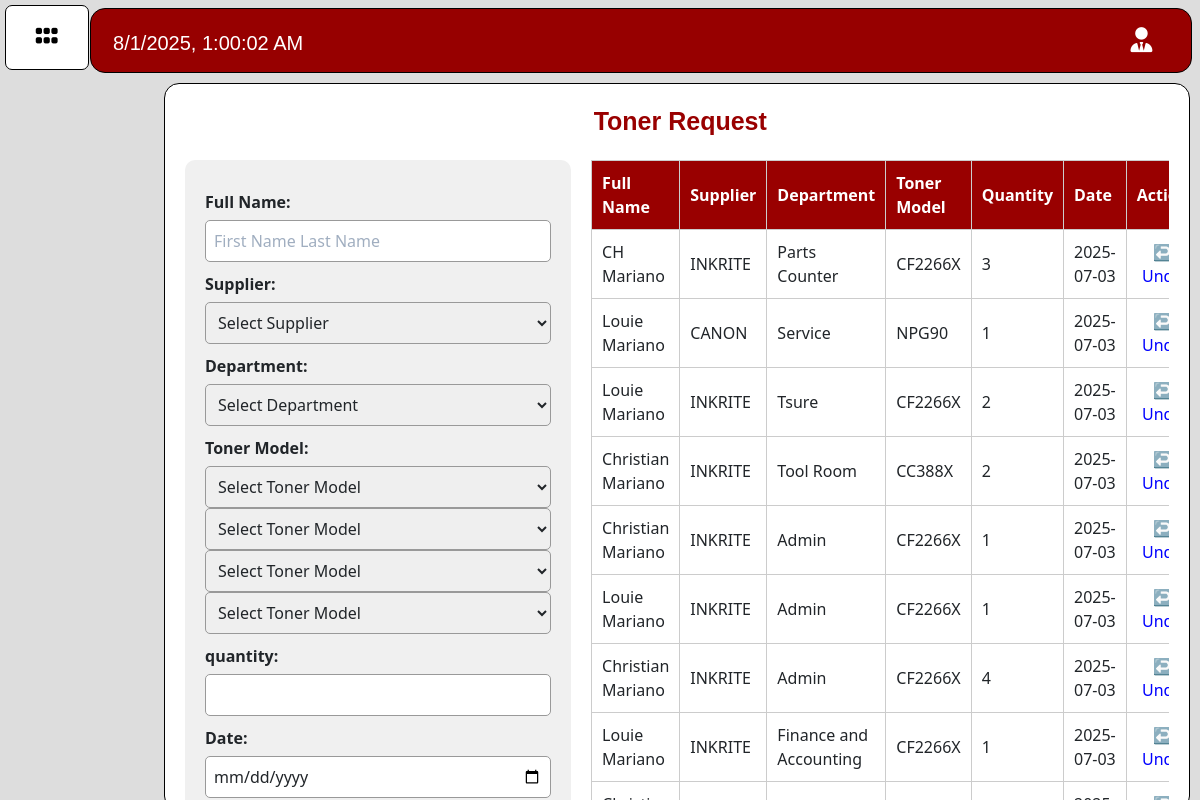
Screenshot of /first_project/admin/request.php (signed in) with the database file from the repository.
### tables this page shows
CREATE TABLE `inventory_request` (
  `id` int(11) NOT NULL,
  `full_name` varchar(255) NOT NULL,
  `supplier` varchar(255) NOT NULL,
  `department` varchar(255) NOT NULL,
  `quantity` int(3) NOT NULL,
  `date_added` varchar(255) NOT NULL,
  `toner_model` varchar(255) NOT NULL
);

### first_project/admin/request.php (the view, shortened to what this page needs)
<!DOCTYPE html>
<html lang="en">
<head>
    <?php include 'nav.php'; ?>
    <link rel="stylesheet" href="https://unpkg.com/leaflet@1.9.4/dist/leaflet.css"
 />
</head>
<body>
    <div class="Container">
        <div class="displayadd bg-transparent">
            <h1>Toner Request</h1>
        </div>
        <div class="add-container">
            <div class="form-section">
                <form action="request_add.php" method="post">
                    <label for="fn-input">Full Name:</label>
                    <input type="text" placeholder="First Name Last Name" name="full_name">
                    <label for="supplier">Supplier:</label>
                    <select name="supplier" id="supplier" required>
                        <option value="" disabled selected hidden>Select Supplier</option>
                    </select>
                    <label for="department">Department:</label>
                    <select name="department" id="department" required>
                        <option value="" disabled selected hidden>Select Department</option>
                    </select>
                    <label for="toner_model">Toner Model:</label>
                    <select name="toner_model[]" required>
                        <option value="" disabled selected hidden>Select Toner Model</option>
                    </select>
                    <select name="toner_model[]">
                        <option value="" disabled selected hidden>Select Toner Model</option>
                    </select>
                    <select name="toner_model[]">
                        <option value="" disabled selected hidden>Select Toner Model</option>
                    </select>
                    <select name="toner_model[]">
                        <option value="" disabled selected hidden>Select Toner Model</option>
                    </select>
                    <label for="quantity">quantity:</label>
                    <input type="number" name="quantity" id="quantity" min="1" required>
                    <label for="date_added">Date:</label>
                    <input type="date" name="date_added" id="date_added" required>
                </form>
            </div>
            <div class="table-section">
                <table>
                    <thead>
                        <tr>
                            <th>Full Name</th>
                            <th>Supplier</th>
                            <th>Department</th>
                            <th>Toner Model</th>
                            <th>Quantity</th>
                            <th>Date</th>
                            <th>Action</th>
                        </tr>
                    </thead>
                    <tbody>
                        <?php
                        require_once "database.php";
                        $sql = "SELECT * FROM inventory_request ORDER BY id DESC LIMIT 15";
                        $result = mysqli_query($conn, $sql);
                        if (mysqli_num_rows($result) > 0):
                            while ($row = mysqli_fetch_assoc($result)):
                        ?>
                                <tr>
                                    <td><?php echo htmlspecialchars($row['full_name']); ?></td>
                                    <td><?php echo htmlspecialchars($row['supplier']); ?></td>
                                    <td><?php echo htmlspecialchars($row['department']); ?></td>
                                    <td><?php echo htmlspecialchars($row['toner_model']); ?></td>
                                    <td><?php echo htmlspecialchars($row['quantity']); ?></td>
                                    <td><?php echo htmlspecialchars($row['date_added']); ?></td>
                                    <td>
                                        <form action="request_delete.php" method="post" onsubmit="return confirm('Are you sure you want to delete this request?');">
                                            <button type="submit" style="color: Blue;">↩️ Undo</button>
                                        </form>
                                    </td>
                                </tr>
                            <?php endwhile;
                        else: ?>
                            <tr>
                                <td colspan="7">No records found.</td>
                            </tr>
                        <?php endif; ?>
                    </tbody>
                </table>
            </div>
        </div>
    </div>
</body>
</html>

### first_project/admin/nav.php (shortened to what this page needs)
<!DOCTYPE html>
<html lang="en">
<head>
    <link href="https://cdn.jsdelivr.net/npm/bootstrap@5.3.2/dist/css/bootstrap.min.css" rel="stylesheet">
    <link href="https://unpkg.com/tailwindcss@^1.0/dist/tailwind.min.css" rel="stylesheet">
    <link rel="stylesheet" href="https://unpkg.com/leaflet@1.9.4/dist/leaflet.css" />
</head>
<body>
    <div class="container">
        <h1 id="datetime"></h1>
        <div class="navigation">
            <a class="button" onclick="logout()">
                <i class="fa-solid fa-user-tie"></i>
            </a>
        </div>
    </div>
    <div class="navbar">
        <div class="togglebtn">
            <button id="toggleNavButton" class="toggle-nav-button bg-transparent">
                <i class="fa-solid fa-grip"></i>
            </button>
        </div>
    </div>
</body>
</html>

### first_project/admin/nav.php (style rules this page uses)
.container { border: 1px white solid; position: fixed; margin: 0.7%; right: 0; height: 65px; min-width: 82%; margin-left: 100px; background-color: rgb(151, 0, 0); border-radius: 15px; border: 1px black solid; display: flex; z-index: 1; }
h1 { margin: 3.5px; margin-top: 22px; margin-left: 10px; color: white; background-color: transparent; font-family: 'Rubik', sans-serif; font-size: 23px; font-family: 'Merriweather Sans', sans-serif; }
#datetime { color: white; font-size: 20px; }
.navigation { position: absolute; margin-top: -7px; right: 5px; background-color: transparent; }
.navigation i { color: white; margin-left: -2px; font-size: 25px; background-color: transparent; margin-top: -1px; }
.button { text-decoration: none; float: right; padding: 12px; margin: 15px; width: 50px; background-color: transparent; transition: width .35s; -webkit-transition: width .35s; overflow: hidden; }
.navigation a { text-decoration: none; }
.navbar { position: fixed; width: 250px; height: 98.8%; background-color: #ffffff; font-family: 'Mulish', sans-serif; font-weight: 600; margin: 0.4%; border-radius: 15px; border: 1px black solid; }
a { color: black; cursor: pointer; }
.nav a, i { color: black; text-decoration: none; margin: 10px; }
.togglebtn { display: none; }
@media screen and (max-width: 1555px) and (min-width: 320px) { .container { max-width: 91.8%; } }
@media screen and (max-width: 1555px) and (min-width: 320px) { .toggle-nav-button, .togglebtn { display: block; } }
@media screen and (max-width: 1555px) and (min-width: 320px) { .navbar { width: 7%; height: 65px; border-radius: 15px; z-index: 1; border-radius: 7px; } }
@media screen and (max-width: 1555px) and (min-width: 320px) { .togglebtn { background-color: transparent; margin: auto; margin-top: 0%; text-align: center; font-size: 25px; } }

### first_project/admin/request.php (style rules this page uses)
body { background-color: rgb(221, 221, 221); }
.Container { display: flex; flex-direction: column; background-color: white; width: 85.5%; width: 85.5%; height: 91%; position: fixed; right: 10px; margin-top: 83px; border: 1px black solid; border-radius: 15px; padding-bottom: 20px; }
.add-container { display: flex; justify-content: space-between; padding: 20px; gap: 20px; }
.displayadd h1 { color: #990000; font-family: 'Mulish', sans-serif; font-size: 25px; font-weight: bold; text-align: center; }
.form-section { width: 40%; background-color: #f0f0f0; padding: 20px; border-radius: 10px; }
.form-section form { display: flex; flex-direction: column; }
.form-section label { margin-top: 10px; margin-bottom: 6px; font-weight: bold; }
.form-section input, .form-section select { padding: 8px; border: 1px solid #999; border-radius: 5px; }
.table-section { width: 60%; overflow-x: auto; }
.table-section table { width: 100%; border-collapse: collapse; }
.table-section th, .table-section td { padding: 10px; border: 1px solid #ccc; text-align: left; }
.table-section th { background-color: #990000; color: white; }

### rows the page displays
inventory_request: full_name "CH Mariano", supplier "INKRITE", department "Parts Counter", toner_model "CF2266X", quantity "3", date_added "2025-07-03"
inventory_request: full_name "Louie Mariano", supplier "CANON", department "Service", toner_model "NPG90", quantity "1", date_added "2025-07-03"
inventory_request: full_name "Louie Mariano", supplier "INKRITE", department "Tsure", toner_model "CF2266X", quantity "2", date_added "2025-07-03"
inventory_request: full_name "Christian Mariano", supplier "INKRITE", department "Tool Room", toner_model "CC388X", quantity "2", date_added "2025-07-03"
inventory_request: full_name "Christian Mariano", supplier "INKRITE", department "Admin", toner_model "CF2266X", quantity "1", date_added "2025-07-03"
inventory_request: full_name "Louie Mariano", supplier "INKRITE", department "Admin", toner_model "CF2266X", quantity "1", date_added "2025-07-03"
inventory_request: full_name "Christian Mariano", supplier "INKRITE", department "Admin", toner_model "CF2266X", quantity "4", date_added "2025-07-03"
inventory_request: full_name "Louie Mariano", supplier "INKRITE", department "Finance and Accounting", toner_model "CF2266X", quantity "1", date_added "2025-07-03"
